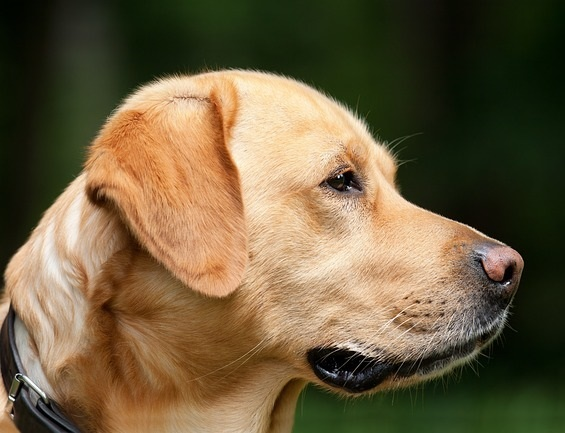
#> input picture Bit Planes/golden.jpg, 565 x 433 px
$ python main.py
#> lines starting #> are read from the running program, lines starting #| are printed output that depends on the picture
import numpy as np
import cv2 as cv
import matplotlib.pyplot as plt

if __name__ == '__main__':
    # # Read Image
    img = cv.imread(cv.samples.findFile("golden.jpg"), cv.IMREAD_COLOR)
#> img is the input picture: shape (433, 565, 3); mean B, G, R 63.1, 92.8, 108.7
    # # Gray-Scale Image
    img_gray = cv.cvtColor(img, cv.COLOR_BGR2GRAY)
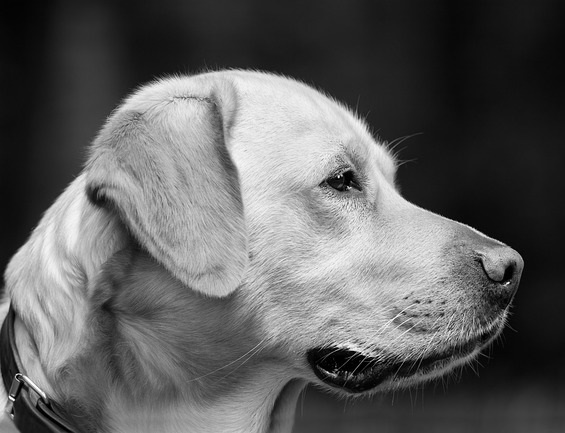
#> img_gray: shape (433, 565); min 0, max 255, mean 94.2
    img_x, img_y = img_gray.shape
#> img_x = 433; img_y = 565
    x = img_gray.reshape(-1, 1)
    y = (x & (pow(2, np.arange(8))) != 0).astype(int)
    bit_planes = np.zeros(shape=(8, img_x, img_y)).astype(int)
    for i in range(8):
        bit_planes[i] = y[:, i].reshape(img_x, img_y)
    fig, ax = plt.subplots(3, 3)
    ax[0, 0].imshow(img_gray, cmap=plt.get_cmap('gray'))
    ax[0, 1].imshow(bit_planes[0], cmap=plt.get_cmap('gray'))
    ax[0, 2].imshow(bit_planes[1], cmap="binary")
    ax[1, 0].imshow(bit_planes[2], cmap="binary")
    ax[1, 1].imshow(bit_planes[3], cmap="binary")
    ax[1, 2].imshow(bit_planes[4], cmap="binary")
    ax[2, 0].imshow(bit_planes[5], cmap="binary")
    ax[2, 1].imshow(bit_planes[6], cmap="binary")
    ax[2, 2].imshow(bit_planes[7], cmap="binary")
    ax[0, 0].set_title("Original")
    ax[0, 1].set_title("bit plane 0")
    ax[0, 2].set_title("bit plane 1")
    ax[1, 0].set_title("bit plane 2")
    ax[1, 1].set_title("bit plane 3")
    ax[1, 2].set_title("bit plane 4")
    ax[2, 0].set_title("bit plane 5")
    ax[2, 1].set_title("bit plane 6")
    ax[2, 2].set_title("bit plane 7")
    fig.tight_layout()
    plt.savefig("bit planes.jpg")
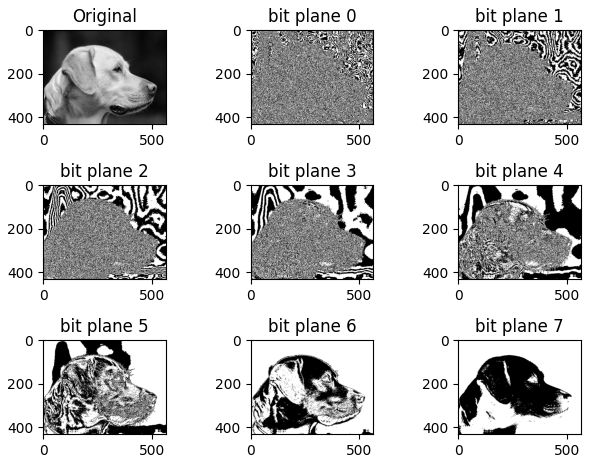
#> figure drawn by matplotlib, 9 panels
